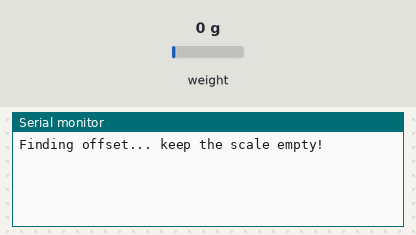
Simulated run of this sketch. Board: Arduino Uno, built with avr-gcc and run on an emulated ATmega328P. Parts: the last lines printed to the serial monitor. The inputs (shaded band) are chosen by the test bench; at power-on: weight on the scale 0 g.

Above: at 3.2 s.
3.3 s: weight on the scale set to 100 g
At 4.4 s:
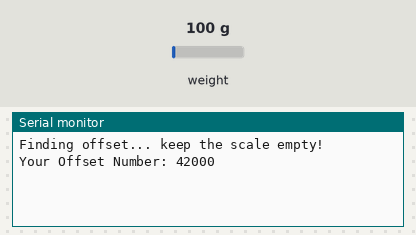
8.5 s: weight on the scale set to 1250 g
At 11.4 s:
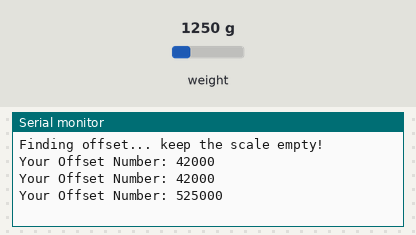

Measured:
- after the input at 3.3 s, the serial monitor: prints a new line after 0.70 s (image 1)
- after the input at 8.5 s, the serial monitor: prints a new line after 1.5 s (image 2)

The sketch:

sketch_apr16c.ino
```cpp
#include "HX711.h"

#define DT 26
#define SCK 27

HX711 scale;

void setup() {
  Serial.begin(9600);
  scale.begin(DT, SCK);

  Serial.println("Finding offset... keep the scale empty!");
  delay(2000); // Give you time to let go of the scale
}

void loop() {
  if (scale.is_ready()) {
    // read_average(20) takes 20 readings and averages them for stability
    long raw_offset = scale.read_average(20);

    Serial.print("Your Offset Number: ");
    Serial.println(raw_offset);
  } else {
    Serial.println("HX711 not found. Check wiring.");
  }
  delay(1000);
}
```
